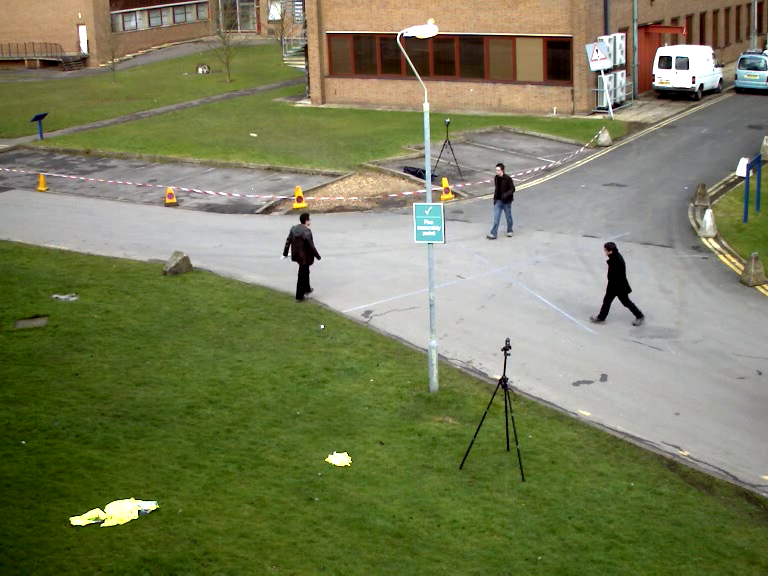
#> input picture frame 5 of mp4/vtest_short.mp4, 768 x 576 px
$ python lucas_kanade_optical_flow.py
#> lines starting #> are read from the running program, lines starting #| are printed output that depends on the picture
import numpy as np
import cv2

cap = cv2.VideoCapture('mp4/vtest_short.mp4')

# params for ShiTomasi corner detection
feature_params = dict( maxCorners = 100,
                       qualityLevel = 0.3,
                       minDistance = 7,
                       blockSize = 7 )

# Parameters for lucas kanade optical flow
lk_params = dict( winSize  = (15,15),
                  maxLevel = 2,
                  criteria = (cv2.TERM_CRITERIA_EPS | cv2.TERM_CRITERIA_COUNT, 10, 0.03))

# Create some random colors
color = np.random.randint(0,255,(100,3))

# Take first frame and find corners in it
ret, old_frame = cap.read()
#> old_frame is the input picture: shape (576, 768, 3); mean B, G, R 89.3, 125.5, 120.8
old_gray = cv2.cvtColor(old_frame, cv2.COLOR_BGR2GRAY)
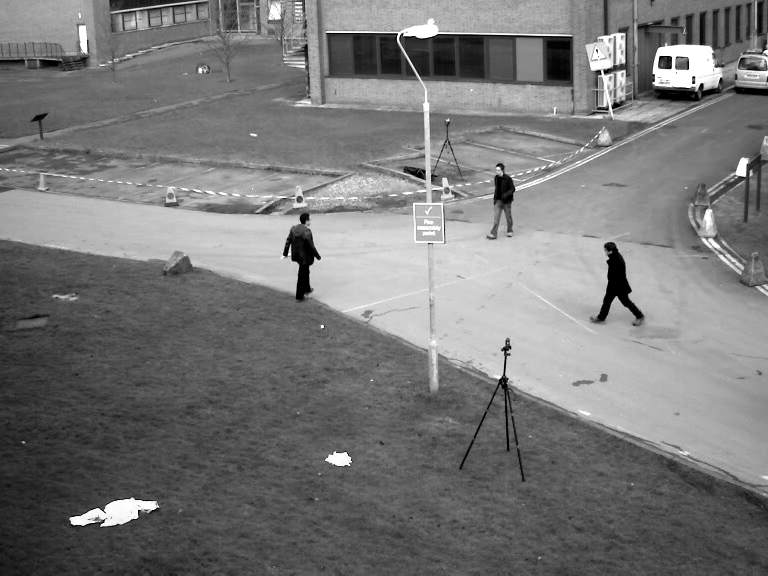
#> old_gray: shape (576, 768); min 0, max 255, mean 119.9
p0 = cv2.goodFeaturesToTrack(old_gray, mask = None, **feature_params)
#> p0 = 55 rows, first 8: [604, 71], [669, 58], [661, 58], [669, 66], [394, 35], [692, 84], [606, 108], [743, 173]

# Create a mask image for drawing purposes
mask = np.zeros_like(old_frame)

while(1):
    ret,frame = cap.read()
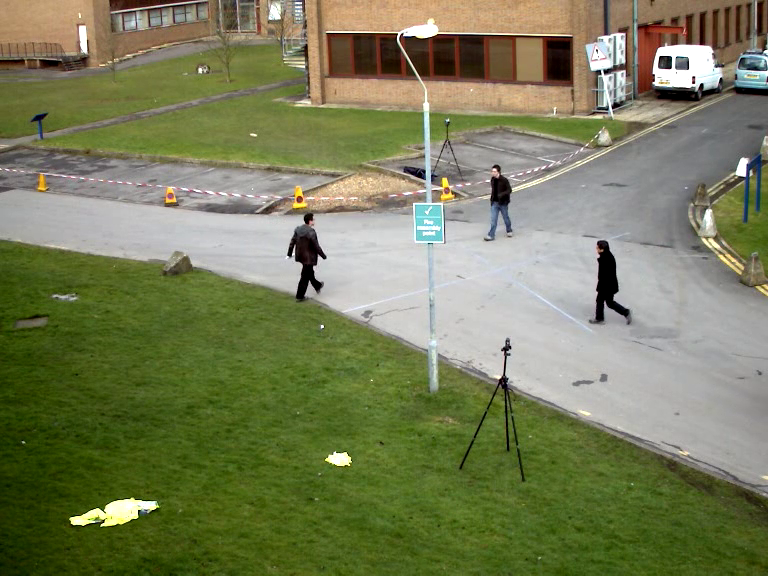
#> input picture frame 6 of mp4/vtest_short.mp4, 768 x 576 px
#> frame is the input picture: shape (576, 768, 3); mean B, G, R 89, 125.4, 120.6
    if ret:
        frame_gray = cv2.cvtColor(frame, cv2.COLOR_BGR2GRAY)

        # calculate optical flow
        p1, st, err = cv2.calcOpticalFlowPyrLK(old_gray, frame_gray, p0, None, **lk_params)
#> p1 has the same summary as p0; st = 55 values from 1 to 1; err = 55 values, max 32.94 at index 27, min 0.036 at index 23, mean 2.58

        # Select good points
        good_new = p1[st==1]
#> good_new = 55 pairs, first value 71 to 765, second value 4 to 523
        good_old = p0[st==1]
#> good_old has the same summary as good_new

        # draw the tracks
        for i,(new,old) in enumerate(zip(good_new,good_old)):
            a,b = new.ravel()
            c,d = old.ravel()
            mask = cv2.line(mask, (a,b),(c,d), color[i].tolist(), 2)
            frame = cv2.circle(frame,(a,b),5,color[i].tolist(),-1)
#> this loop made 55 passes
#> (a, b, c, d) on passes 1 to 12: (604, 71, 604, 71), (669, 58, 669, 58), (661, 58, 661, 58), (669, 66, 669, 66), (394, 35, 394, 35), (692, 84, 692, 84), (606, 108, 606, 108), (743, 173, 743, 173), (135, 516, 135, 516), (506, 353, 506, 353), (686, 67.01, 686, 67), (655, 82, 655, 82)
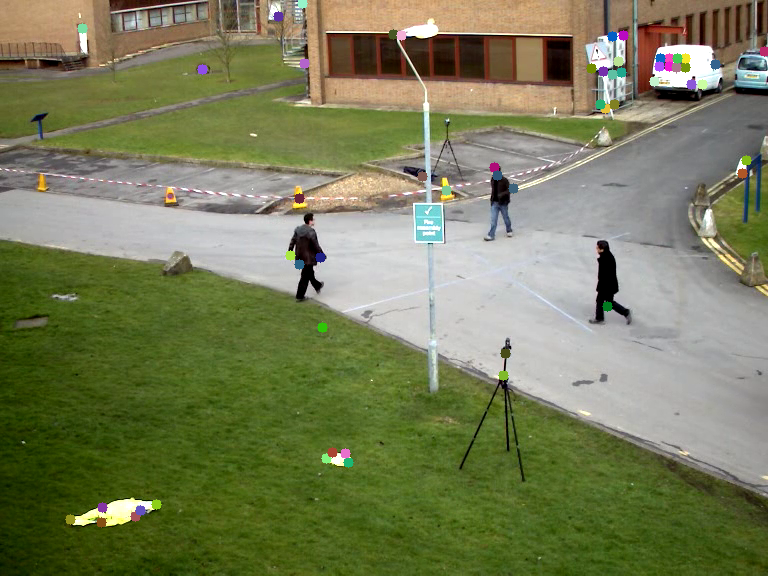
#> frame: shape (576, 768, 3); mean B, G, R 88.9, 125.3, 120.4
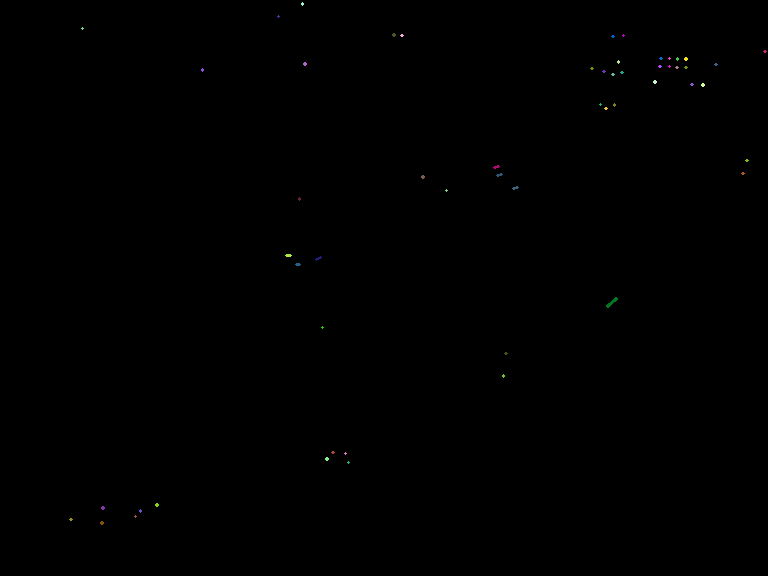
#> mask: shape (576, 768, 3); mean of channels 0, 1, 2 0.1, 0.2, 0.1; drawn as B, G, R
        img = cv2.add(frame,mask)

        cv2.imshow('frame',img)
        k = cv2.waitKey(30) & 0xff
#> (key Esc is pressed here)
        if k == 27:
            break

        # Now update the previous frame and previous points
        old_gray = frame_gray.copy()
        p0 = good_new.reshape(-1,1,2)
    else:
        break

cv2.destroyAllWindows()
cap.release()
